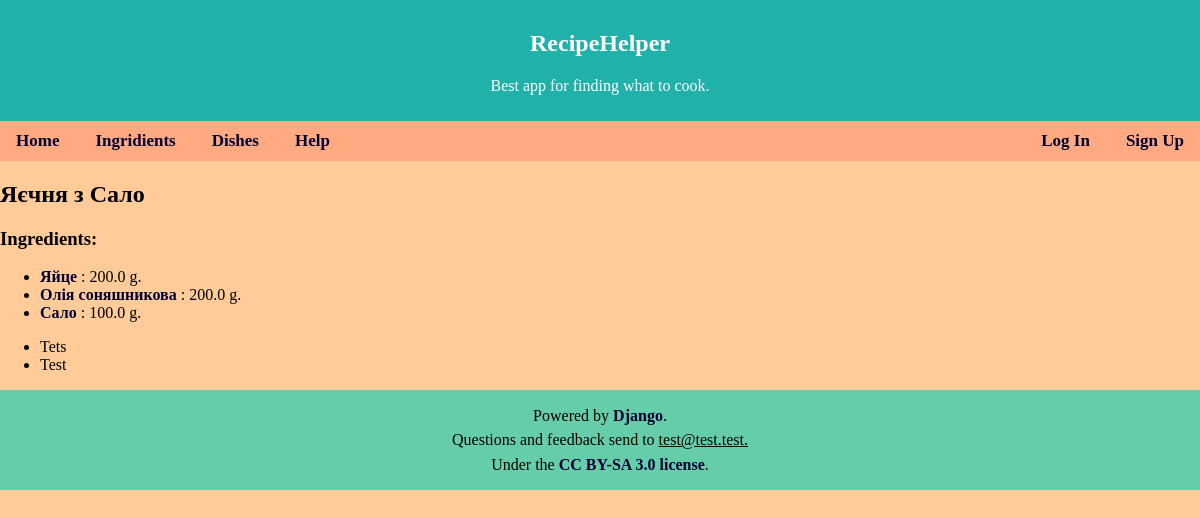
The app's page /recipe/203/ with its own data.
### Picker/models.py (models this page shows, shortened)
class Dish(models.Model):
    name = models.CharField(max_length = 100)
    description = models.TextField(blank=True, default='')

class Recipe(models.Model):
    dish = models.ForeignKey(Dish, on_delete=models.CASCADE)
    ingredient = models.ForeignKey(Ingredient, on_delete=models.PROTECT)
    amount = models.DecimalField(max_digits = 10, decimal_places = 1, null = True)
    class Meta:
        unique_together = (('dish', 'ingredient'),)

class Ingredient(models.Model):
    name = models.CharField(max_length = 40, unique = True)
    units = models.CharField(max_length = 10, default = 'g.')
    description = models.TextField(blank = True, default = '')

### Picker/views.py (the view)
# urls.py: path('recipe/<int:dish_id>/', views.recipe, name='recipe'), #single dish page
def recipe(request, dish_id):
    try:
        rec = Dish.objects.get(pk=dish_id)
    except Dish.DoesNotExist:
        raise Http404("There is no such recipe.")
    edit = request.GET.get('edit_mode')
    ing_list = Recipe.objects.filter(dish_id=dish_id).select_related('ingredient')
    html_disctiption = '<ul><li>' + rec.description.replace('\n', '</li><li>') + '</li></ul>'
    context = {
        'dish_name': rec.name,
        'ingredients_list': ing_list,
        'dish_description': html_disctiption,
    }
    if edit:
        template = loader.get_template('dish_edit.html')
        data = {'name': rec.name, 'description': rec.description}
        form = NewDish(data)
        if request.method == 'POST':
            form = NewDish(request.POST)
            form_ing = DishForm(request.POST)
            for temp in ing_list:
                if 'Delete ' + str(temp.ingredient_id) in request.POST:
                    Recipe.objects.filter(pk=temp.pk).delete()
                    form = DishForm()
                    break
            if form.is_valid():
                rec.name = form.cleaned_data['name']
                rec.description = form.cleaned_data['description']
                rec.save()
                print('Updated.')
                return HttpResponseRedirect('../{}'.format(rec.id))
            if form_ing.is_valid():
                ing2rec = Recipe(dish_id=dish_id, ingredient_id=form_ing.cleaned_data['ingredient'].id,
                                 amount=form_ing.cleaned_data['amount'])
                ing2rec.save()
        else:
            form_ing = DishForm()
        context['form'] = form
        context['form_ing'] = form_ing
        ing_list = Recipe.objects.filter(dish_id=dish_id).select_related('ingredient')
        context['ingredients_list'] = ing_list
    else:
        template = loader.get_template('dish.html')
    return HttpResponse(template.render(context, request))

### templates/dish.html (shortened to what this page needs)
{% extends 'base.html' %}
{% load static %}
{% block nav %}
    <a href="{% url 'index' %}">Home</a>
    <a href="{% url 'ing_cat' %}">Ingridients</a>
    <a href="{% url 'catalog' %}">Dishes</a>
    <a href="{% url 'help' %}">Help</a>
{% endblock %}
{% block content %}
<h2>{{ dish_name }}</h2>
<h3>Ingredients:</h3>
{% if ingredients_list %}
<ul>
    {% for ing in ingredients_list %}
        <li>
            <a href="/ingredient/{{ ing.ingredient_id }} "> {{ ing.ingredient.name }} </a> : {{ ing.amount }} {{ ing.ingredient.units }}
        </li>
    {% endfor %}
</ul>
{% endif %}
<p>{% autoescape off %}{{dish_description}}{% endautoescape %}</p>
{% endblock %}

### static/first.css (style rules this page uses)
html, body { background-color: #ffcc99; margin: 0; padding: 0; top: 0; left: 0; }
nav a { color: black; text-align: center; padding: 14px 16px; text-decoration: none; font-size: 17px; }
a:link, a:visited { text-decoration: none; font-weight: bold; color: #000033; }

### records on screen
Dish: name "Яєчня з Сало"
Recipe: ingredient.name "Яйце", amount "200.0", ingredient.units "g."
Recipe: ingredient.name "Олія соняшникова", amount "200.0", ingredient.units "g."
Recipe: ingredient.name "Сало", amount "100.0", ingredient.units "g."

### other values on screen
{{ dish_description }} "Tets Test"
